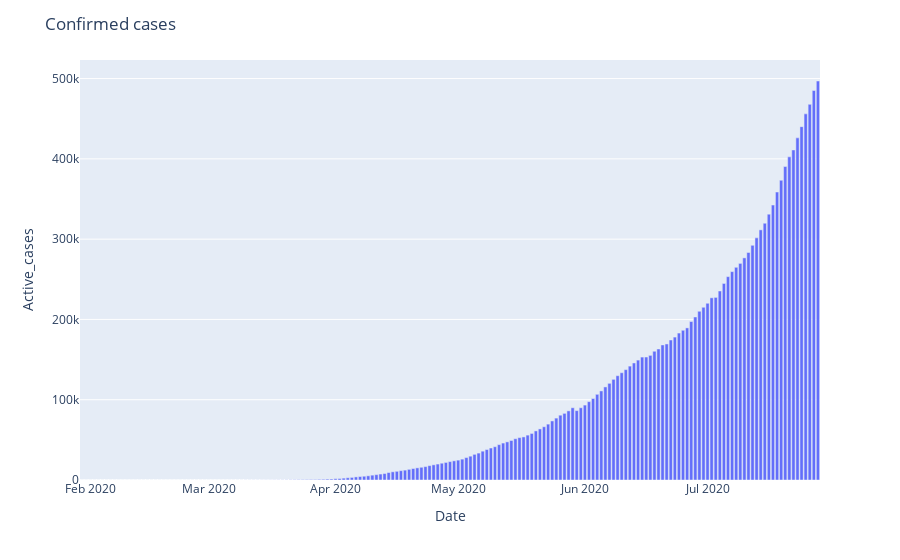

Notebook source saved alongside this figure:
### Code cell
fig = px.bar(x = data1['Date'], y = data1['Active_cases'])
fig.update_layout(title = "Confirmed cases", xaxis_title = 'Date', yaxis_title = 'Active_cases')
fig.show()

### Figure 1 — Plotly figure (JSON) as saved in the notebook; plotly's stock layout.template omitted (floating-point values rounded to 4 significant figures; data arrays with more than 128 entries replaced by an {"elided": "..."} marker saying what was removed)
{"data": [{"alignmentgroup": "True", "hovertemplate": "x=%{x}<br>y=%{y}<extra></extra>", "legendgroup": "", "marker": {"color": "#636efa"}, "name": "", "offsetgroup": "", "orientation": "v", "showlegend": false, "textposition": "auto", "type": "bar", "x": {"elided": "181 str values"}, "xaxis": "x", "y": {"elided": "181 int values"}, "yaxis": "y"}], "layout": {"barmode": "relative", "legend": {"tracegroupgap": 0}, "margin": {"t": 60}, "title": {"text": "Confirmed cases"}, "xaxis": {"anchor": "y", "domain": [0, 1], "title": {"text": "Date"}}, "yaxis": {"anchor": "x", "domain": [0, 1], "title": {"text": "Active_cases"}}}}
